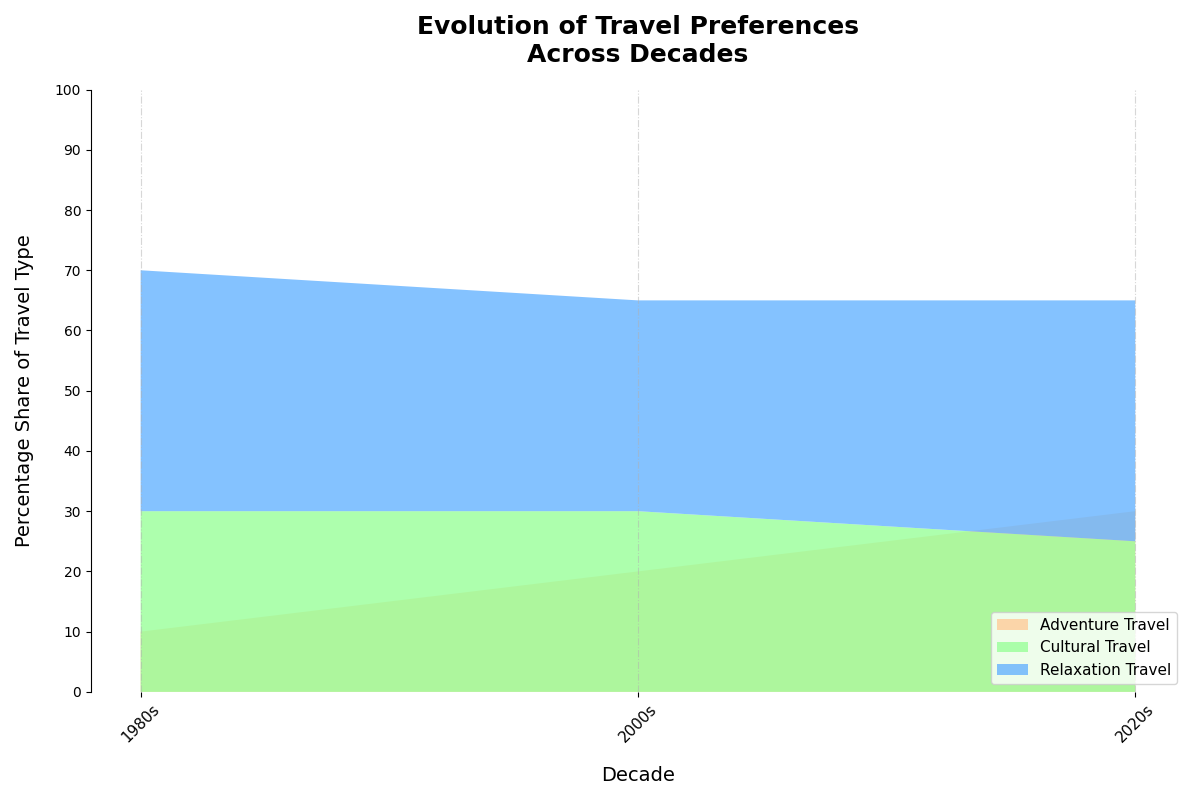

Source code (Python):
import matplotlib.pyplot as plt
import numpy as np

# Decades for the x-axis
decades = ['1980s', '2000s', '2020s']

# Data for travel types over the decades
adventure = np.array([10, 20, 30])
cultural = np.array([30, 30, 25])
relaxation = np.array([40, 35, 40])

# Stack the data
data = np.vstack([adventure, cultural, relaxation])

# Color configuration for the layers
colors = ['#ffcc99', '#99ff99', '#66b3ff']

# Initialize the plot
fig, ax = plt.subplots(figsize=(12, 8))

# Stacked area plot with altered linestyle for adventure
ax.stackplot(decades, data[0], labels=['Adventure Travel'], colors=colors[:1], linestyle='dotted', alpha=0.8)
ax.stackplot(decades, data[1:], labels=['Cultural Travel', 'Relaxation Travel'], colors=colors[1:], alpha=0.8)

# Title and labels
ax.set_title('Evolution of Travel Preferences\nAcross Decades', fontsize=18, weight='bold', pad=20)
ax.set_xlabel('Decade', fontsize=14, labelpad=15)
ax.set_ylabel('Percentage Share of Travel Type', fontsize=14, labelpad=15)

# Legend configuration with altered location and no legend title
ax.legend(loc='lower right', fontsize=11, bbox_to_anchor=(1, 0))

# Adding grid lines with altered orientation
ax.grid(axis='x', linestyle='-.', alpha=0.5)

# Set yticks without percentage labels
ax.set_yticks(np.arange(0, 101, 10))

# Alter the x-ticks and rotate them for dramatic effect
ax.set_xticks(decades)
ax.set_xticklabels(decades, rotation=45, fontsize=11)

# Remove all spines except left
ax.spines['top'].set_visible(False)
ax.spines['right'].set_visible(False)
ax.spines['bottom'].set_visible(False)

# Adjust layout
plt.tight_layout()

# Show the plot
plt.show()
